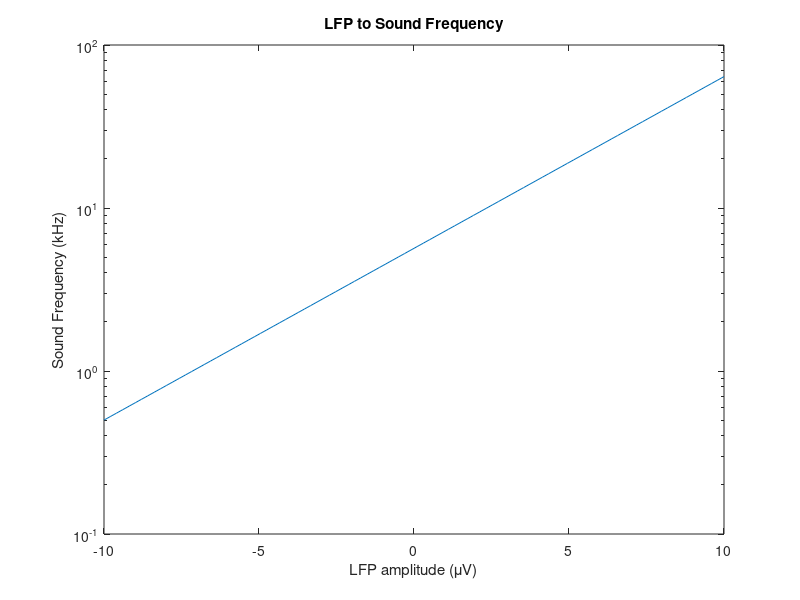
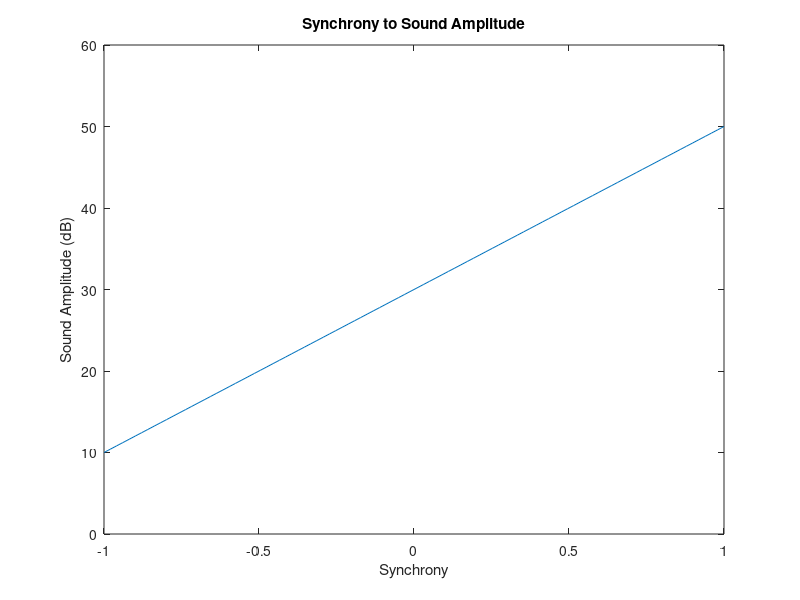
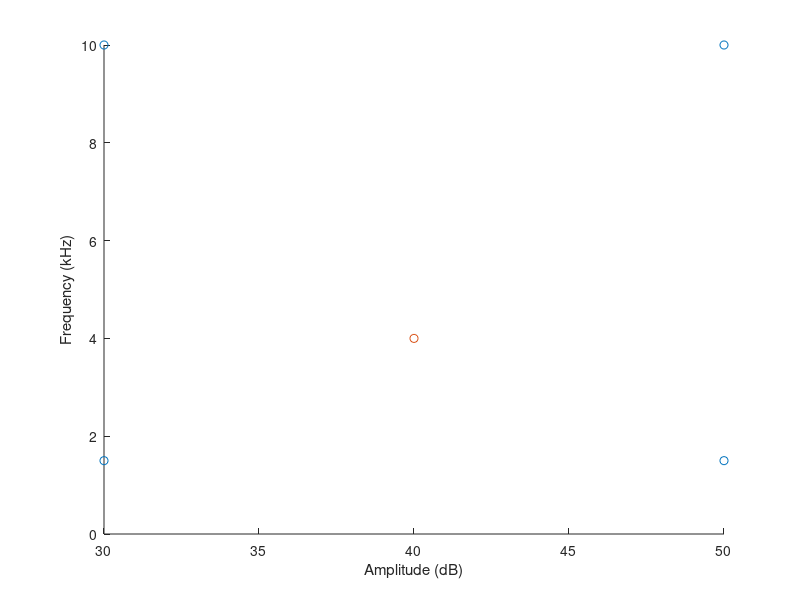

Source code (MATLAB) for these figures, in order:
% soundtransform shows how brain signals are transformed into sound

% according to Syka et al. (1996) says that pigmented rats can discriminate
% a 7.3% difference in frequency and a 8.1 dB difference in intensity
% (worst case)

% They tested from 0.5 to 64 kHz and up to 50 dB above hearing threshold

clear all
close all

lfpspace = linspace(-10,10); %uV
syncspace = linspace(-1,1); %correlation coefs

logfreqspace = linspace( log(0.5), log(64) );
freqspace = exp(logfreqspace);

%logampspace = linspace( log(10), log(50) );
ampspace = linspace(10,50);

% LFP to frequency
figure
semilogy(lfpspace, freqspace)
title('LFP to Sound Frequency')
xlabel('LFP amplitude (\muV)')
ylabel('Sound Frequency (kHz)')

% Synchrony to amplitude
figure
plot(syncspace, ampspace)
title('Synchrony to Sound Amplitude')
xlabel('Synchrony')
ylabel('Sound Amplitude (dB)')
ylim([0 60])

% Similarity to 2D center-out task
figure
targamp = [30 30 50 50];
targfreq = [1.5 10 1.5 10];
centeramp = 40;
centerfreq = 4;
hold all
scatter(targamp, targfreq)
scatter(centeramp, centerfreq)
xlabel('Amplitude (dB)')
ylabel('Frequency (kHz)')